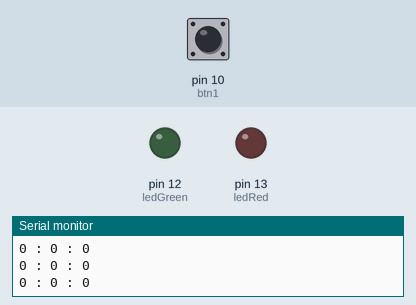
Bench run of a sketch on a simulated Arduino Uno, built with avr-gcc and run on an emulated ATmega328P. Shown: output pins drawn as LEDs (lit = HIGH), the last lines printed to the serial monitor. The test bench sets the inputs (shaded band); at power-on: pin 10 (btn1) LOW.

Above: at 1.2 s.
1.3 s: pin 10 (btn1) pulled HIGH for 0.15 s
At 2.0 s:
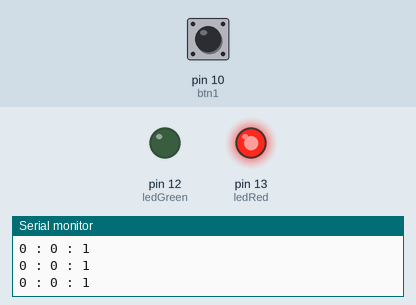
2.9 s: pin 10 (btn1) pulled HIGH for 1 s
At 3.3 s:
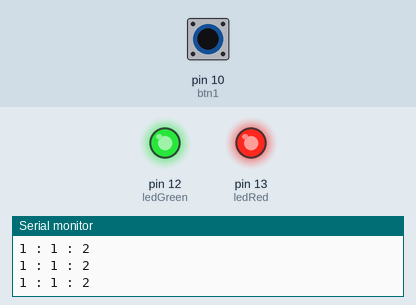
5.4 s: pin 10 (btn1) pulled HIGH for 3.2 s
At 6.1 s:
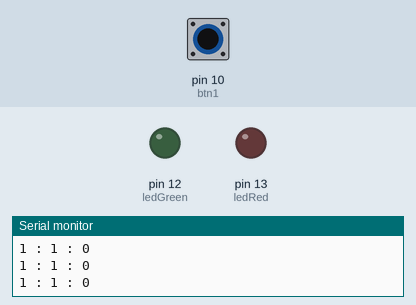
Timing chart, 0 to 8.4 s (numbered marks = the images above; inputs shaded):
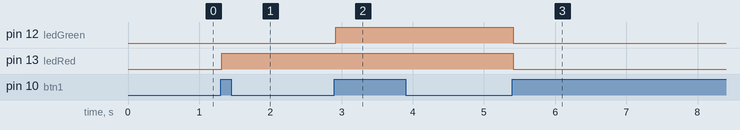

Measured:
- after the input at 1.3 s, pin 13 (ledRed): LOW → HIGH at once
- after the input at 2.9 s, pin 12 (ledGreen): LOW → HIGH at once
- after the input at 5.4 s, pin 12 (ledGreen), pin 13 (ledRed): HIGH → LOW at once

The sketch:

5_TwoButtonKeepBright.ino
```cpp
int ledRed = 13;
int ledGreen = 12;
int btn1 = 10;

int before = 0;
int btnCnt = 0;

void setup() {
  Serial.begin(9600);
  pinMode(ledRed, OUTPUT);
  pinMode(ledGreen, OUTPUT);
  pinMode(btn1, INPUT);
}

void loop() {
  int curBtnState = digitalRead(btn1);
  Serial.print(curBtnState);
  Serial.print(" : ");
  Serial.print(before);
  Serial.print(" : ");
  Serial.println(btnCnt);

  if(curBtnState == 1 && before == 0) {
    before = 1;
    btnCnt++;

    if(btnCnt == 3) {
      btnCnt = 0;
    }
  }
  if(curBtnState == 0) {
    before = 0;
  }

  if(btnCnt == 0) {
    digitalWrite(ledRed, LOW);
    digitalWrite(ledGreen, LOW);
  }
  if(btnCnt == 1) {
    digitalWrite(ledRed, HIGH);
  }
  if(btnCnt == 2) {
    digitalWrite(ledGreen, HIGH);
  }
}
```
